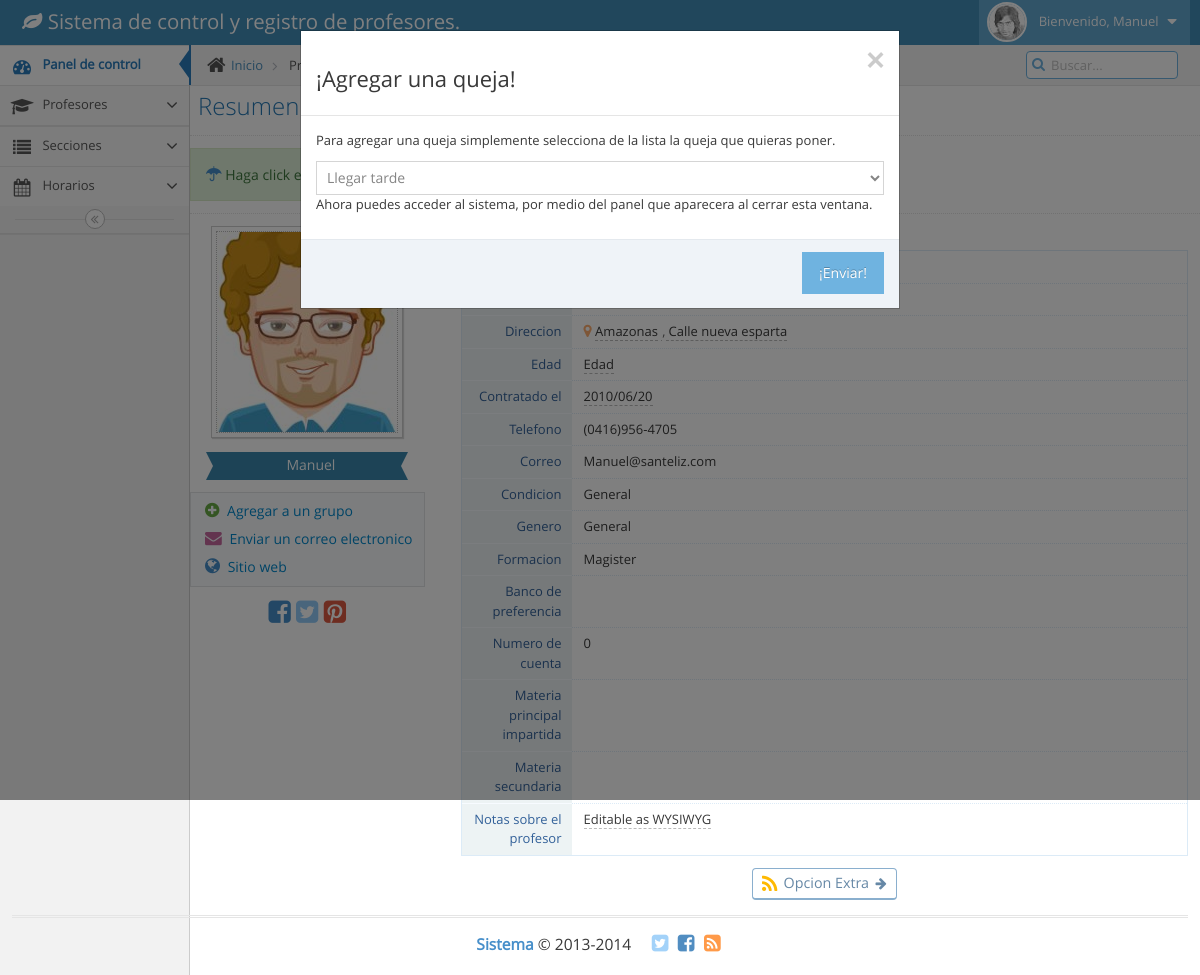
The page /perfil.php?id=6&queja=si (signed in) on the database its author committed.
### tables this page shows
CREATE TABLE IF NOT EXISTS `profesores` (
  `ID` int(100) NOT NULL,
  `nombre` varchar(20) NOT NULL,
  `apellido` varchar(20) NOT NULL,
  `cedula` int(10) NOT NULL,
  `direccion` varchar(100) NOT NULL,
  `telefono` varchar(15) NOT NULL,
  `correo` varchar(40) NOT NULL,
  `genero` varchar(10) NOT NULL,
  `condicion` varchar(30) NOT NULL,
  `formacion` varchar(20) NOT NULL,
  `especialidad` varchar(50) NOT NULL,
  `estado` varchar(100) NOT NULL,
  `banco` varchar(100) NOT NULL,
  `nr_cuenta` bigint(40) NOT NULL,
  `materia1` varchar(30) NOT NULL,
  `materia2` varchar(30) NOT NULL,
  `materia3` varchar(30) NOT NULL,
  `seguro_social` int(40) NOT NULL,
  `sueldo` int(255) NOT NULL,
  `quejas` int(3) NOT NULL
);

### perfil.php (the view, shortened to what this page needs)
<?php
     require("config.php");
if (isset($_COOKIE["id_usuario"]) && isset($_COOKIE["marca_aleatoria_usuario"])){
   if ($_COOKIE["id_usuario"]!="" || $_COOKIE["marca_aleatoria_usuario"]!=""){
	$query = "  SELECT 	ID,
		                nombre,
		                apellido,
		                cedula,
		                direccion,
		                telefono,
		                correo,
		                genero,
		                condicion,
		                formacion,
		                especialidad,
		                estado,
		                banco,
		                nr_cuenta,
		                materia1,
		                materia2
            	FROM 	profesores
          		WHERE 	ID = :id
        ";
        $query_params = array(
            ':id' => $_GET['id']
        );
        try{
            $stmt = $db->prepare($query);
            $result = $stmt->execute($query_params);
        }
        catch(PDOException $ex){
		echo "<div class='panel-body'>
                <div class='alert alert-warning alert-dismissable'>
            	    <button type='button' class='close' data-dismiss='alert' aria-hidden='true'>&times;</button>
            	    Tenemos problemas al ejecutar la consulta :c El error es el siguiente:
				</div>
			 </div>" .$ex->getMessage();
		}
        $row = $stmt->fetch();
   }
}else{
	header('Location: index.php?accion=log_error');
	}
?>
<!DOCTYPE html>
<html lang="en">
	<head>
		<link rel="stylesheet" href="assets/css/bootstrap.min.css" />
		<link rel="stylesheet" href="assets/font-awesome/4.2.0/css/font-awesome.min.css" />
		<link rel="stylesheet" href="assets/css/jquery-ui.custom.min.css" />
		<link rel="stylesheet" href="assets/css/jquery.gritter.min.css" />
		<link rel="stylesheet" href="assets/css/select2.min.css" />
		<link rel="stylesheet" href="assets/css/datepicker.min.css" />
		<link rel="stylesheet" href="assets/css/bootstrap-editable.min.css" />
		<link rel="stylesheet" href="assets/css/ace.min.css" class="ace-main-stylesheet" id="main-ace-style" />
	</head>
	<body class="no-skin">
<div id="navbar" class="navbar navbar-default">
	<div class="navbar-container" id="navbar-container">
				<div class="navbar-header pull-left">
					<a href="index.php" class="navbar-brand">
						<small>
							<i class="fa fa-leaf"></i>
							Sistema de control y registro de profesores.
						</small>
					</a>
				</div>
								<div class="navbar-buttons navbar-header pull-right" role="navigation">
					<ul class="nav ace-nav">
						<li class="light-blue">
							<a data-toggle="dropdown" href="#" class="dropdown-toggle">
								<img class="nav-user-photo" src="assets/avatars/user.jpg" alt="Foto de <?php echo $row['nombre']?>" />
								<span class="user-info">
									Bienvenido, <?php echo $row['nombre']?>
								</span>
								<i class="ace-icon fa fa-caret-down"></i>
							</a>
						</li>
					</ul>
				</div>
			</div>
		</div>
		<div class="main-container" id="main-container">
			<div id="sidebar" class="sidebar responsive">
				<ul class="nav nav-list">
					<li class="active">
						<a href="index.php">
							<i class="menu-icon fa fa-tachometer"></i>
							<span class="menu-text"> Panel de control</span>
						</a>
					</li>
					<li class="">
						<a href="#" class="dropdown-toggle">
							<i class="menu-icon fa  fa-mortar-board"></i>
							<span class="menu-text">
								Profesores
							</span>
							<b class="arrow fa fa-angle-down"></b>
						</a>
					</li>
				</ul>
				<ul class="nav nav-list">
					<li class="">
						<a href="#" class="dropdown-toggle">
							<i class="menu-icon fa fa-list"></i>
							<span class="menu-text"> Secciones </span>
							<b class="arrow fa fa-angle-down"></b>
						</a>
					</li>
				<ul class="nav nav-list">
					<li class="">
						<a href="#" class="dropdown-toggle">
							<i class="menu-icon fa  fa-calendar"></i>
							<span class="menu-text"> Horarios </span>
							<b class="arrow fa fa-angle-down"></b>
						</a>
				<div class="sidebar-toggle sidebar-collapse" id="sidebar-collapse">
					<i class="ace-icon fa fa-angle-double-left" data-icon1="ace-icon fa fa-angle-double-left" data-icon2="ace-icon fa fa-angle-double-right"></i>
				</div>
			</div>
			<div class="main-content">
				<div class="main-content-inner">
					<div class="breadcrumbs" id="breadcrumbs">
						<ul class="breadcrumb">
							<li>
								<i class="ace-icon fa fa-home home-icon"></i>
								<a href="index.php">Inicio</a>
							</li>
							<li>
							<span>Profesores</span></li>
							<li class="active">Perfil de profesor</li>
						</ul>
						<div class="nav-search" id="nav-search">
							<form class="form-search">
								<span class="input-icon">
									<input type="text" placeholder="Buscar..." class="nav-search-input" id="nav-search-input" autocomplete="off" />
									<i class="ace-icon fa fa-search nav-search-icon"></i>
								</span>
							</form>
						</div>
					</div>
						<div class="page-header">
							<h1>
								Resumen personal
								<small>
								</small>
							</h1>
						</div>
						<div class="row">
							<div class="col-xs-12">
								<div class="clearfix">
									<div class="pull-left alert alert-success no-margin">
										<button type="button" class="close" data-dismiss="alert">
										</button>
										<i class="ace-icon fa fa-umbrella bigger-120 blue"></i>
										Haga click en algun campo para editarlo ...
									</div>
								</div>
								<div>
									<div id="user-profile-1" class="user-profile row">
										<div class="col-xs-12 col-sm-3 center">
											<div>
												<span class="profile-picture">
													<img id="avatar" class="editable img-responsive" alt="Alex's Avatar" src="assets/avatars/profile-pic.jpg" />
												</span>
												<div class="space-4"></div>
												<div class="width-80 label label-info label-xlg arrowed-in arrowed-in-right">
													<div class="inline position-relative">
															<span class="white"><?php echo $row['nombre']; ?></span>
													</div>
												</div>
											</div>
											<div class="space-6"></div>
											<div class="profile-contact-info">
												<div class="profile-contact-links align-left">
													<a href="#" class="btn btn-link">
														<i class="ace-icon fa fa-plus-circle bigger-120 green"></i>
														Agregar a un grupo
													</a>
													<a href="#" class="btn btn-link">
														<i class="ace-icon fa fa-envelope bigger-120 pink"></i>
														Enviar un correo electronico
													</a>
													<a href="#" class="btn btn-link">
														<i class="ace-icon fa fa-globe bigger-125 blue"></i>
														Sitio web
													</a>
												</div>
												<div class="space-6"></div>
												<div class="profile-social-links align-center">
													<a href="#" class="tooltip-info" title="" data-original-title="Facebook">
														<i class="middle ace-icon fa fa-facebook-square fa-2x blue"></i>
													</a>
													<a href="#" class="tooltip-info" title="" data-original-title="Twitter">
														<i class="middle ace-icon fa fa-twitter-square fa-2x light-blue"></i>
													</a>
													<a href="#" class="tooltip-error" title="" data-original-title="Pinterest">
														<i class="middle ace-icon fa fa-pinterest-square fa-2x red"></i>
													</a>
												</div>
											</div>
										</div>
										<div class="col-xs-12 col-sm-9">
										<div class="space-12"></div>
											<div class="profile-user-info profile-user-info-striped">
												<div class="profile-info-row">
													<div class="profile-info-name"> Nombre </div>
													<div class="profile-info-value">
														<span class="editable" id="nombre"><?php echo $row['nombre']; ?></span>
													</div>
												</div>
												<div class="profile-info-row">
													<div class="profile-info-name"> Apellido </div>
													<div class="profile-info-value">
														<span class="editable" id="apellido"><?php echo $row['apellido']; ?></span>
													</div>
												</div>
													<div class="profile-info-name"> Direccion </div>
													<div class="profile-info-value">
														<i class="fa fa-map-marker light-orange bigger-110"></i>
														<span class="editable" id="estado"><?php echo $row['estado']; ?></span>
														<span class="editable" id="direccion"><?php echo $row['direccion']; ?></span>
													</div>
												<div class="profile-info-row">
													<div class="profile-info-name"> Edad </div>
													<div class="profile-info-value">
														<span class="editable" id="edad">Edad</span>
													</div>
												</div>
												<div class="profile-info-row">
													<div class="profile-info-name"> Contratado el </div>
													<div class="profile-info-value">
														<span class="editable" id="contrato_fecha">2010/06/20</span>
													</div>
												</div>
												<div class="profile-info-row">
													<div class="profile-info-name"> Telefono </div>
													<div class="profile-info-value">
														<span class="editable" id="telefono"><?php echo $row['telefono']; ?></span>
													</div>
												</div>
												<div class="profile-info-row">
													<div class="profile-info-name"> Correo </div>
													<div class="profile-info-value">
														<span class="editable" id="cedula"><?php echo $row['correo']; ?></span>
													</div>
												</div>
												<div class="profile-info-row">
													<div class="profile-info-name"> Condicion </div>
													<div class="profile-info-value">
														<span class="editable" id="cedula"><?php echo $row['condicion']; ?></span>
													</div>
												</div>
												<div class="profile-info-row">
													<div class="profile-info-name"> Genero </div>
													<div class="profile-info-value">
														<span class="editable" id="cedula"><?php echo $row['condicion']; ?></span>
													</div>
												</div>
												<div class="profile-info-row">
													<div class="profile-info-name"> Formacion </div>
													<div class="profile-info-value">
														<span class="editable" id="cedula"><?php echo $row['formacion']; ?></span>
													</div>
												</div>
												<div class="profile-info-row">
													<div class="profile-info-name"> Banco de preferencia </div>
													<div class="profile-info-value">
													</div>
												</div>
												<div class="profile-info-row">
													<div class="profile-info-name"> Numero de cuenta </div>
													<div class="profile-info-value">
														<span class="editable" id="cedula"><?php echo $row['nr_cuenta']; ?></span>
													</div>
												</div>
												<div class="profile-info-row">
													<div class="profile-info-name"> Materia principal impartida </div>
													<div class="profile-info-value">
													</div>
												</div>
												<div class="profile-info-row">
													<div class="profile-info-name"> Materia secundaria </div>
													<div class="profile-info-value">
													</div>
												</div>
												<div class="profile-info-row">
													<div class="profile-info-name"> Notas sobre el profesor </div>
													<div class="profile-info-value">
														<span class="editable" id="about">Editable as WYSIWYG</span>
													</div>
												</div>
											</div>
											<div class="space-6"></div>
											<div class="center">
												<button type="button" class="btn btn-sm btn-primary btn-white btn-round">
													<i class="ace-icon fa fa-rss bigger-150 middle orange2"></i>
													<span class="bigger-110">Opcion Extra</span>
													<i class="icon-on-right ace-icon fa fa-arrow-right"></i>
												</button>
											</div>
										</div>
									</div>
								</div>
							</div>
						</div>
							</div>
						</div>
					</div>
			<div class="footer">
				<div class="footer-inner">
					<div class="footer-content">
						<span class="bigger-120">
							<span class="blue bolder">Sistema</span>
							&copy; 2013-2014
						</span>
						<span class="action-buttons">
							<a href="#">
								<i class="ace-icon fa fa-twitter-square light-blue bigger-150"></i>
							</a>
							<a href="#">
								<i class="ace-icon fa fa-facebook-square text-primary bigger-150"></i>
							</a>
							<a href="#">
								<i class="ace-icon fa fa-rss-square orange bigger-150"></i>
							</a>
						</span>
					</div>
				</div>
			</div>
		<?php
	    $quejas = 'SELECT * FROM l_quejas';
	    $result = $db->query($quejas);
	    $rows = $result->fetchAll();
		if(isset($_GET['queja'])){
    switch ($_GET['queja']) {
        case 'si':
            echo "
            <form name='enviar_queja' method='post' action='perfil.php?id=";
            echo $row['ID'];
            echo "' role='form'>
            <div class='modal fade' id='queja' tabindex='-1' role='dialog' aria-labeledby='AlertaLabel' aria-hidden='false'>
			<div class='modal-dialog'>
                <div class='modal-content'>
					<div class='modal-header'>
						<button type='button' class='close' data-dismiss='modal' aria-hidden='true'>&times;</button>
						<h3>¡Agregar una queja!</h3>
					</div>
					<div class='modal-body'>
						<p>Para agregar una queja simplemente selecciona de la lista la queja que quieras poner.</p>
						<select autofocus name='quejas' id='quejas' class='form-control' required='required'>";
							foreach ($rows as $row){
							echo "<option value='";
							echo $row['queja'];
							echo "'>";
							echo $row['queja'];
							echo "</option>";
							}
						echo "</select>
						<p> Ahora puedes acceder al sistema, por medio del panel que aparecera al cerrar esta ventana.</p>
					</div>
					<div class='modal-footer'>
					<button type='submit' id='enviar_queja' name='enviar_queja' class='btn btn-info'>¡Enviar!</button>
					</div>
                </div>
            </div>
        </div>
        </form>";
            break;
        }}
        ?>
	</body>
</html>

### rows shown on the page
profesores: nombre "Manuel", estado "Amazonas", direccion "Calle nueva esparta", telefono "(0416)956-4705", correo "Manuel@santeliz.com", condicion "General", formacion "Magister", nr_cuenta "0"

### other values the page prints
form field quejas "Llegar tarde"
